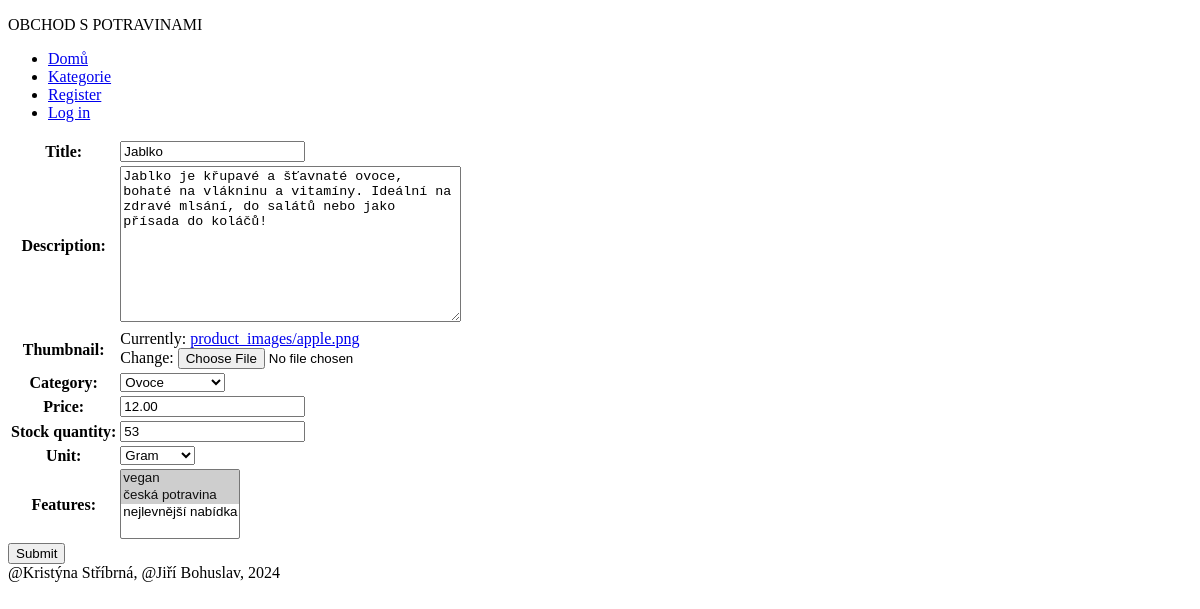
Page /potraviny/update/1/ on the earlier database version.
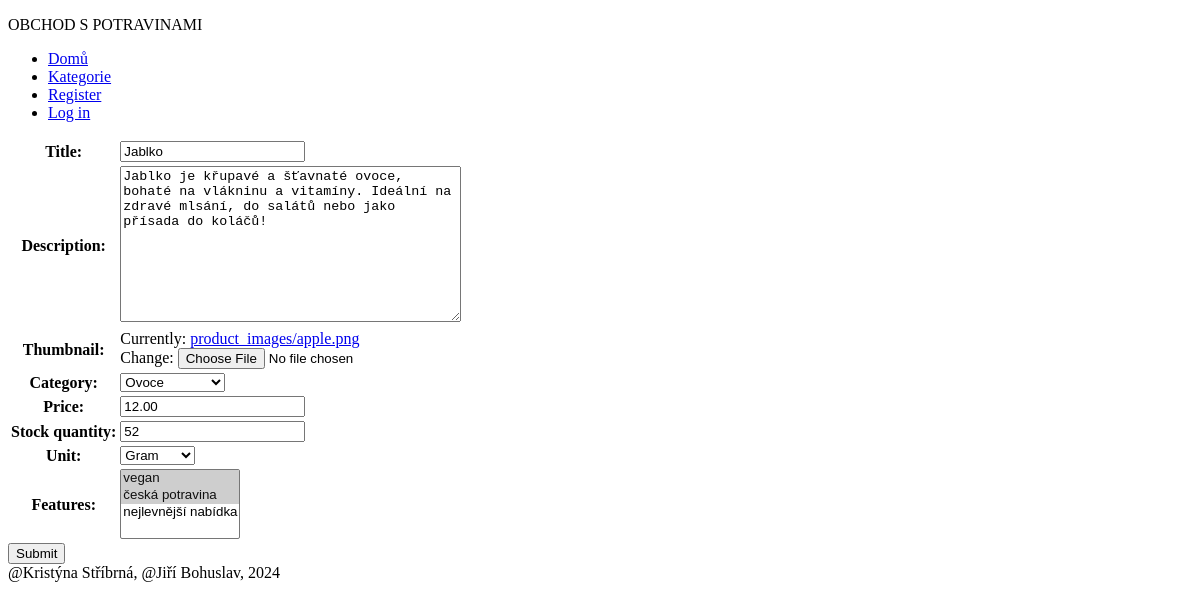
Same page on the later database version.
### viewer/models.py (models this page shows, shortened)
class Product(models.Model):
    title = models.CharField(max_length=255)
    description = models.TextField()
    thumbnail = models.ImageField(upload_to='product_images/')
    category = models.ForeignKey(Category, on_delete=models.CASCADE)
    price = models.DecimalField(max_digits=10, decimal_places=2)
    stock_quantity = models.PositiveIntegerField()
    unit = models.CharField(max_length=20, choices=[('kg', 'Kilogram'), ('g', 'Gram'), ('l', 'Liter'), ('ml', 'Milliliter')])
    features = models.ManyToManyField(PotravinyFeatures)

### viewer/views.py (the view)
# urls.py: path('potraviny/update/<int:pk>/', ProductUpdateView.as_view(), name='potraviny-update-view'),
class ProductUpdateView(UpdateView):
    template_name = 'viewer/form.html'
    form_class = ProductForm
    model = Product
    success_url = reverse_lazy('category-view')

### viewer/forms.py (shortened to what this page needs)
class ProductForm(ModelForm):
    class Meta:
        model = Product
        fields = '__all__'

### viewer/models.py (called while the page is built)
    def __str__(self):
        return self.name

    def __str__(self):
        return self.feature_name

### viewer/templates/viewer/form.html (shortened to what this page needs)
{% extends 'base.html' %}
{% block content %}
<form method="POST" enctype="multipart/form-data">
    <table>{{ form }}</table>
    <input type="submit">
</form>
{% endblock %}

Differences in the rows shown:
changed Product "Jablko": stock_quantity "53" → "52"
